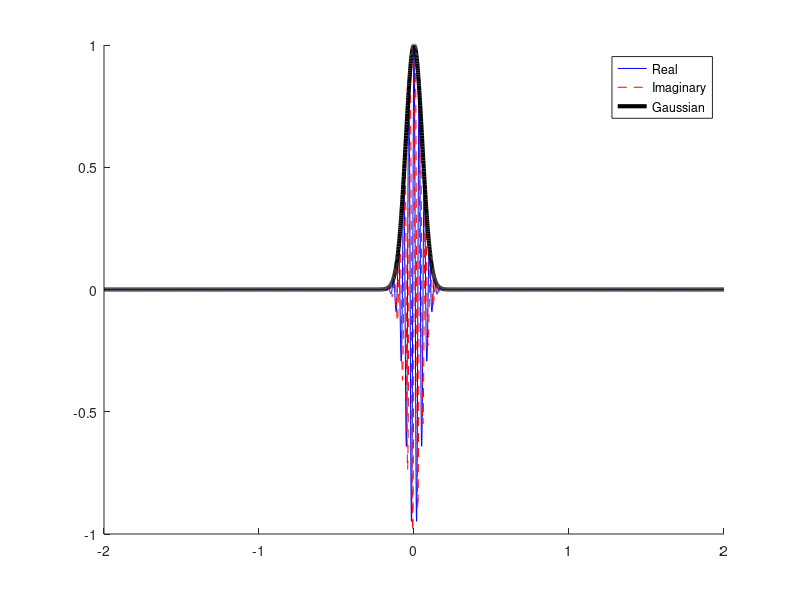

This chart was generated by the following MATLAB code:
clear 

%% Setup Parameters
srate = 1000;           % in Hz
wavelt = -2:1/srate:2;  % best practice to have 0 in the center of the wavelet

% movie time parameter!
refresh_speed = .6; % seconds

% Frequency parameters
min_freq = 4; % Hz
max_freq = 30; % Hz
num_freq = 30; % count
frex = logspace(log10(min_freq),log10(max_freq),num_freq);

% different wavelet widths (number of wavelet cycles)
range_cycles = [ 4 10 ];
nCycles = logspace(log10(range_cycles(1)),log10(range_cycles(end)),num_freq);

%% Wavelet

% create Gaussian window
fwhm = .5; % width of the Gaussian in seconds
gaus_win = exp( (-4*log(2)*time.^2) / (fwhm^2) );

for fi=1:num_freq

        % create wavelet and get its FFT
        s = nCycles(fi)/(2*pi*frex(fi));
        cmw = exp(2*1i*pi*frex(fi).*wavelt) .* exp(-wavelt.^2./(2*s^2)); % Morlet Wavelet
        
        figure(50), clf
        hold on
        plot(wavelt,real(cmw),'b');
        plot(wavelt,imag(cmw),'r--');
        plot(wavelt,exp(-wavelt.^2./(2*s^2)),'k','linew',3);
        legend({'Real';'Imaginary';'Gaussian'})
        
        pause(refresh_speed)

end
